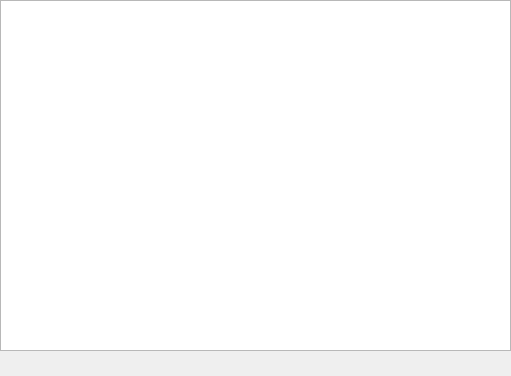
<?xml version="1.0" encoding="UTF-8"?>
<ui version="4.0">
 <class>NotesDialog</class>
 <widget class="QDockWidget" name="NotesDialog">
  <property name="geometry">
   <rect>
    <x>0</x>
    <y>0</y>
    <width>511</width>
    <height>376</height>
   </rect>
  </property>
  <property name="features">
   <set>QDockWidget::NoDockWidgetFeatures</set>
  </property>
  <property name="windowTitle">
   <string>Notes</string>
  </property>
  <widget class="QWidget" name="dockWidgetContents">
   <widget class="QWidget" name="verticalLayoutWidget">
    <property name="geometry">
     <rect>
      <x>0</x>
      <y>0</y>
      <width>511</width>
      <height>351</height>
     </rect>
    </property>
    <layout class="QVBoxLayout" name="verticalLayout">
     <item>
      <widget class="QTableWidget" name="tableNotes"/>
     </item>
    </layout>
   </widget>
  </widget>
 </widget>
 <resources/>
 <connections/>
</ui>
